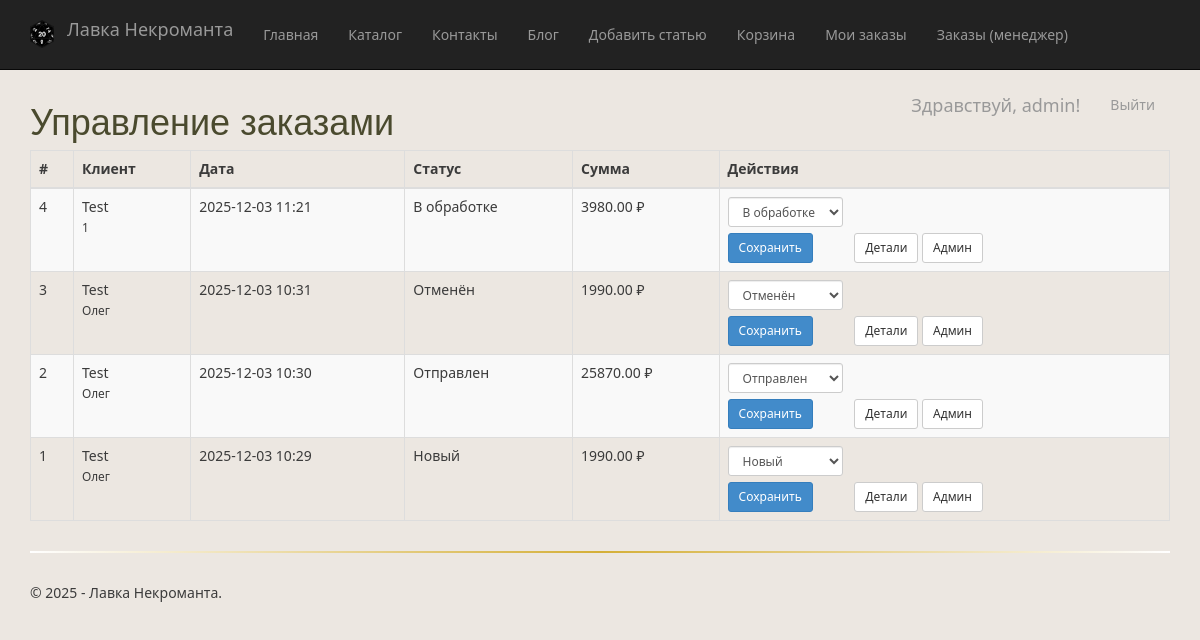
Screenshot of /orders/ (signed in) with the database file from the repository.
### app/models.py (models this page shows, shortened)
class Order(models.Model):
    STATUS_NEW = 'NEW'
    STATUS_PROCESSING = 'PROCESSING'
    STATUS_SHIPPED = 'SHIPPED'
    STATUS_CANCELLED = 'CANCELLED'
    STATUS_CHOICES = [
        (STATUS_NEW, 'Новый'),
        (STATUS_PROCESSING, 'В обработке'),
        (STATUS_SHIPPED, 'Отправлен'),
        (STATUS_CANCELLED, 'Отменён'),
    ]
    customer = models.ForeignKey(settings.AUTH_USER_MODEL, related_name='orders',
                                 on_delete=models.SET_NULL, null=True, blank=True, verbose_name="Клиент")
    created_at = models.DateTimeField(verbose_name="Создан", default=timezone.now)
    status = models.CharField(verbose_name="Статус", max_length=20, choices=STATUS_CHOICES, default=STATUS_NEW)
    total_price = models.DecimalField(verbose_name="Итоговая сумма", max_digits=10, decimal_places=2, default=0)
    full_name = models.CharField(verbose_name="ФИО получателя", max_length=200, blank=True)
    phone = models.CharField(verbose_name="Телефон", max_length=50, blank=True)
    address = models.TextField(verbose_name="Адрес доставки", blank=True)
    comment = models.TextField(verbose_name="Комментарий к заказу", blank=True)
    class Meta:
        verbose_name = "Заказ"
        verbose_name_plural = "Заказы"
        ordering = ['-created_at']

### app/views.py (the view, shortened to what this page needs)
# urls.py: path('orders/', views.orders_manager, name='orders_manager'),
@manager_required
def orders_manager(request):
    assert isinstance(request, HttpRequest)
    orders = Order.objects.all().order_by('-created_at')
    return render(request, 'app/orders_manager.html', {
        'title': 'Заказы (менеджер)',
        'orders': orders,
        'year': datetime.now().year,
    })

### app/templatetags/group_tags.py (called while the page is built)
@register.filter(name='has_group')
def has_group(user, group_name):
    if not user or not hasattr(user, 'groups'):
        return False
    return user.groups.filter(name=group_name).exists()

### app/utils.py (called while the page is built)
def _in_group(user, group_name):
    return user.is_authenticated and user.groups.filter(name=group_name).exists()

def is_manager(user):
    return _in_group(user, 'Manager')

def manager_required(view_func):
    @wraps(view_func)
    def _wrapped_view(request, *args, **kwargs):
        login_url = reverse('login')
        if not request.user.is_authenticated:
            return redirect_to_login(request.get_full_path(), login_url=login_url, redirect_field_name=REDIRECT_FIELD_NAME)
        if not is_manager(request.user):
            return redirect('home')
        return view_func(request, *args, **kwargs)
    return _wrapped_view

### app/templates/app/orders_manager.html (shortened to what this page needs)
{% extends "app/layout.html" %}
{% block content %}
<h1>Управление заказами</h1>
  {% if orders %}
<div class="table-responsive">
    <table class="table table-bordered table-striped">
        <thead>
            <tr>
                <th>#</th>
                <th>Клиент</th>
                <th>Дата</th>
                <th>Статус</th>
                <th>Сумма</th>
                <th>Действия</th>
            </tr>
        </thead>
        <tbody>
            {% for o in orders %}
            <tr>
                <td>{{ o.id }}</td>
                <td>
                    {% if o.customer %}
                    {{ o.customer.username }}<br />
                    <small>{{ o.full_name }}</small>
                    {% else %}
                    <em>Гость</em>
                    {% endif %}
                </td>
                <td>{{ o.created_at|date:"Y-m-d H:i" }}</td>
                <td>{{ o.get_status_display }}</td>
                <td>{{ o.total_price }} ₽</td>
                <td style="min-width:260px;">
                    <form method="post" style="display:inline-block; margin-right:8px;">
                        <div class="form-group" style="margin-bottom:6px;">
                            <select name="status" class="form-control input-sm">
                                <option value="NEW" {% if o.status == 'NEW' %}selected{% endif %}>Новый</option>
                                <option value="PROCESSING" {% if o.status == 'PROCESSING' %}selected{% endif %}>В обработке</option>
                                <option value="SHIPPED" {% if o.status == 'SHIPPED' %}selected{% endif %}>Отправлен</option>
                                <option value="CANCELLED" {% if o.status == 'CANCELLED' %}selected{% endif %}>Отменён</option>
                            </select>
                        </div>
                        <button type="submit" class="btn btn-primary btn-sm">Сохранить</button>
                    </form>
                    <a href="{% url 'order_detail' order_id=o.id %}" class="btn btn-default btn-sm">Детали</a>
                    <a href="{% url 'admin:app_order_change' o.id %}" class="btn btn-default btn-sm" target="_blank">Админ</a>
                </td>
            </tr>
            {% endfor %}
        </tbody>
    </table>
</div>
  {% else %}
<p>Пока нет заказов.</p>
  {% endif %}
{% endblock %}

### app/templates/app/loginpartial.html (shortened to what this page needs)
{% if user.is_authenticated %}
<form id="logoutForm" action="/logout/" method="post" class="navbar-right">
    <ul class="nav navbar-nav navbar-right">
        <li><span class="navbar-brand">Здравствуй, {{ user.username }}!</span></li>
        <li><a href="javascript:document.getElementById('logoutForm').submit()">Выйти</a></li>
    </ul>
</form>
{% else %}
<ul class="nav
    -nav navbar-right">
    <li><a href="{% url 'login' %}">Войти</a></li>
</ul>
{% endif %}

### app/static/app/content/site.css (style rules this page uses)
body { background-color: #ece7e1; font-family: 'Segoe UI', Tahoma, Geneva, Verdana, sans-serif; color: #3b3b3b; padding-top: 80px; padding-bottom: 20px; transition: background-color 0.3s ease; }
h1, h2, h3, h4 { color: #4a4a2e; }
input, select, textarea { max-width: 280px; }
.navbar li { margin-top: 10px; }
.navbar-right { margin-top: 5px; }

### rows the page displays
Order: id "4", customer.username "Test", full_name "1", created_at "2025-12-03 11:21", status "В обработке", total_price "3980.00"
Order: id "3", customer.username "Test", full_name "Олег", created_at "2025-12-03 10:31", status "Отменён", total_price "1990.00"
Order: id "2", customer.username "Test", full_name "Олег", created_at "2025-12-03 10:30", status "Отправлен", total_price "25870.00"
Order: id "1", customer.username "Test", full_name "Олег", created_at "2025-12-03 10:29", status "Новый", total_price "1990.00"

### other values shown
{{ user.username }} "admin"
